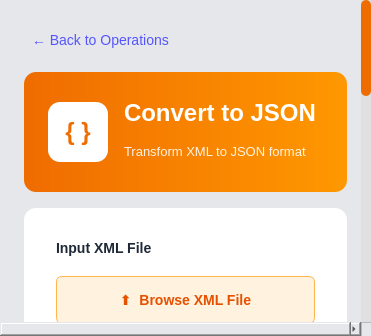
<?xml version="1.0" encoding="UTF-8"?>
<ui version="4.0">
 <class>JsonConverterPage</class>
 <widget class="QWidget" name="JsonConverterPage">
  <property name="windowTitle">
   <string>Convert to JSON</string>
  </property>

  <layout class="QVBoxLayout" name="rootLayout">
   <property name="leftMargin"><number>0</number></property>
   <property name="topMargin"><number>0</number></property>
   <property name="rightMargin"><number>0</number></property>
   <property name="bottomMargin"><number>0</number></property>

   <item>
    <widget class="QScrollArea" name="scrollArea">
     <property name="widgetResizable"><bool>true</bool></property>
     <property name="frameShape"><enum>QFrame::NoFrame</enum></property>

     <widget class="QWidget" name="scrollAreaWidgetContents">
      <layout class="QVBoxLayout" name="mainLayout">
       <property name="spacing"><number>16</number></property>
       <property name="leftMargin"><number>24</number></property>
       <property name="topMargin"><number>24</number></property>
       <property name="rightMargin"><number>24</number></property>
       <property name="bottomMargin"><number>24</number></property>

       <item>
        <widget class="QPushButton" name="backButton">
         <property name="text"><string>← Back to Operations</string></property>
         <property name="cursor"><cursorShape>PointingHandCursor</cursorShape></property>
        </widget>
       </item>

       <item>
        <widget class="QWidget" name="headerWidget" native="true">
         <property name="minimumSize"><size><width>0</width><height>120</height></size></property>
         <layout class="QHBoxLayout" name="headerLayout">
          <property name="spacing"><number>16</number></property>
          <property name="leftMargin"><number>24</number></property>
          <property name="topMargin"><number>24</number></property>
          <property name="rightMargin"><number>24</number></property>
          <property name="bottomMargin"><number>24</number></property>

          <item>
           <widget class="QLabel" name="iconLabel">
            <property name="minimumSize"><size><width>60</width><height>60</height></size></property>
            <property name="maximumSize"><size><width>60</width><height>60</height></size></property>
            <property name="styleSheet">
             <string notr="true">background-color: white; border-radius: 12px; font-size: 24px; font-weight: bold; color: #ef6c00;</string>
            </property>
            <property name="text"><string>{ }</string></property>
            <property name="alignment"><set>Qt::AlignCenter</set></property>
           </widget>
          </item>

          <item>
           <layout class="QVBoxLayout" name="headerTextLayout">
            <property name="spacing"><number>4</number></property>
            <item>
             <widget class="QLabel" name="titleLabel">
              <property name="text"><string>Convert to JSON</string></property>
             </widget>
            </item>
            <item>
             <widget class="QLabel" name="subtitleLabel">
              <property name="text"><string>Transform XML to JSON format</string></property>
             </widget>
            </item>
           </layout>
          </item>
          <item><spacer name="horizontalSpacer"><property name="orientation"><enum>Qt::Horizontal</enum></property></spacer></item>
         </layout>
        </widget>
       </item>

       <item>
        <widget class="QWidget" name="contentWidget" native="true">
         <layout class="QVBoxLayout" name="contentLayout">
          <property name="spacing"><number>20</number></property>
          <property name="leftMargin"><number>32</number></property>
          <property name="topMargin"><number>32</number></property>
          <property name="rightMargin"><number>32</number></property>
          <property name="bottomMargin"><number>32</number></property>

          <item>
           <widget class="QLabel" name="inputLabel">
            <property name="text"><string>Input XML File</string></property>
           </widget>
          </item>

          <item>
           <widget class="QPushButton" name="browseButton">
            <property name="minimumSize"><size><width>0</width><height>48</height></size></property>
            <property name="cursor"><cursorShape>PointingHandCursor</cursorShape></property>
            <property name="text"><string>⬆  Browse XML File</string></property>
           </widget>
          </item>

          <item>
           <widget class="QLabel" name="orLabel">
            <property name="text"><string>OR</string></property>
            <property name="alignment"><set>Qt::AlignCenter</set></property>
           </widget>
          </item>

          <item>
           <widget class="QTextEdit" name="inputTextEdit">
            <property name="minimumSize"><size><width>0</width><height>200</height></size></property>
           </widget>
          </item>

          <item>
           <widget class="QPushButton" name="convertButton">
            <property name="minimumSize"><size><width>0</width><height>50</height></size></property>
            <property name="cursor"><cursorShape>PointingHandCursor</cursorShape></property>
            <property name="text"><string>{ }  Convert to JSON</string></property>
           </widget>
          </item>

          <item>
           <widget class="QLabel" name="outputLabel">
            <property name="text"><string>JSON Output</string></property>
           </widget>
          </item>

          <item>
           <widget class="QTextEdit" name="outputTextEdit">
            <property name="minimumSize"><size><width>0</width><height>250</height></size></property>
            <property name="readOnly"><bool>true</bool></property>
           </widget>
          </item>

          <item>
           <widget class="QPushButton" name="downloadButton">
            <property name="minimumSize"><size><width>0</width><height>45</height></size></property>
            <property name="cursor"><cursorShape>PointingHandCursor</cursorShape></property>
            <property name="text"><string>⬇  Download JSON</string></property>
           </widget>
          </item>

         </layout>
        </widget>
       </item>
      </layout>
     </widget>
    </widget>
   </item>
  </layout>

  <property name="styleSheet">
   <string notr="true">
    /* Global styles */
    QWidget { background-color: #e5e7eb; }
    QLabel { background-color: transparent; }
    QWidget#scrollAreaWidgetContents { background-color: #e5e7eb; }

    /* Back Button */
    QPushButton#backButton {
        background-color: transparent; border: none; color: #5555FF;
        font-size: 14px; text-align: left; padding: 8px;
    }
    QPushButton#backButton:hover { background-color: rgba(85, 85, 255, 0.1); border-radius: 6px; }

    /* Header Widget (Gradient ORANGE) */
    QWidget#headerWidget {
        background: qlineargradient(x1:0, y1:0, x2:1, y2:0, stop:0 #ef6c00, stop:1 #ff9800);
        border-radius: 12px;
    }
    QLabel#titleLabel { color: white; font-size: 24px; font-weight: bold; }
    QLabel#subtitleLabel { color: rgba(255, 255, 255, 0.9); font-size: 13px; }

    /* Content Widget */
    QWidget#contentWidget { background-color: white; border-radius: 12px; }
    QLabel#inputLabel, QLabel#outputLabel { color: #1f2937; font-size: 14px; font-weight: 600; }

    /* Browse Button (Light Orange) */
    QPushButton#browseButton {
        background-color: #fff3e0; color: #e65100;
        border: 1px solid #ffb74d; border-radius: 6px;
        padding: 12px 24px; font-size: 14px; font-weight: 500;
    }
    QPushButton#browseButton:hover { background-color: #ffe0b2; }

    QLabel#orLabel { color: #888; font-size: 13px; }

    /* Inputs */
    QTextEdit#inputTextEdit {
        background-color: #f9fafb; border: 1px solid #e5e7eb; border-radius: 8px;
        padding: 12px; font-family: 'Courier New', monospace; font-size: 13px; color: #374151;
    }
    QTextEdit#inputTextEdit:focus { border: 2px solid #ef6c00; background-color: white; }

    /* Output Area */
    QTextEdit#outputTextEdit {
        background-color: #fff8e1; border: 1px solid #ffe0b2; border-radius: 8px;
        padding: 12px; font-family: 'Courier New', monospace; font-size: 13px; color: #e65100;
    }

    /* Convert Button (Solid Orange) */
    QPushButton#convertButton {
        background-color: #ef6c00; color: white; border: none; border-radius: 8px;
        padding: 14px 28px; font-size: 15px; font-weight: 600;
    }
    QPushButton#convertButton:hover { background-color: #e65100; }
    QPushButton#convertButton:pressed { background-color: #bf360c; }

    /* Download Button */
    QPushButton#downloadButton {
        background-color: #1976d2; color: white; border: none; border-radius: 8px;
        padding: 12px 24px; font-size: 14px; font-weight: 600;
    }
    QPushButton#downloadButton:hover { background-color: #1565c0; }
    
    /* Scroll Bar */
    QScrollBar:vertical { border: none; background: #e0e0e0; width: 10px; margin: 0px; }
    QScrollBar::handle:vertical { background: #ef6c00; min-height: 20px; border-radius: 5px; }
    QScrollBar::handle:vertical:hover { background: #e65100; }
    QScrollBar::add-line:vertical, QScrollBar::sub-line:vertical { height: 0px; }
   </string>
  </property>
 </widget>
 <resources/>
 <connections/>
</ui>
